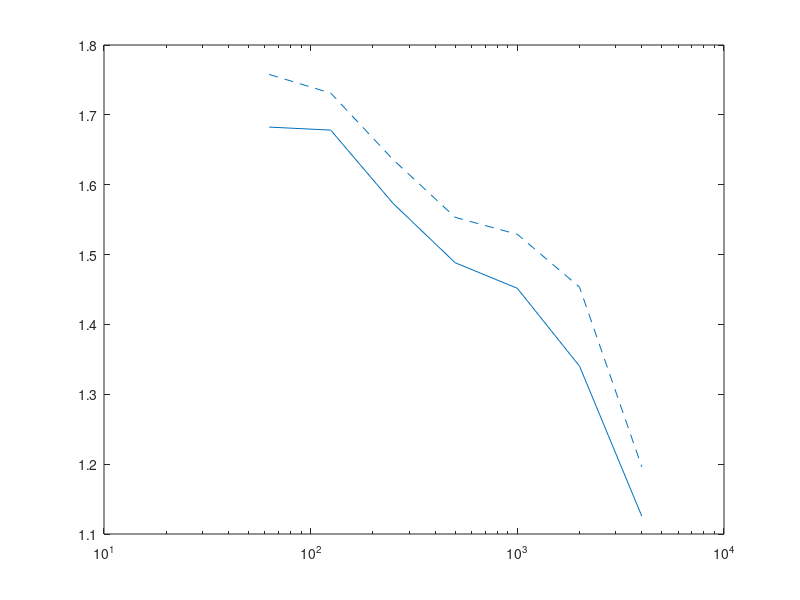

This chart was generated by the following MATLAB code: (Note: this script raises an error after producing the figure.)
clc
close all
clear

save_T = false;
%% reverb time and absorption of concert hall
% Mepfit Room  
% All tables are for the octave bands from 63 Hz to 4 kHz
f_oct = [63 125 250 500 1000 2000 4000];
c = 340;                                            % speed of sound

if save_T == false
    load T_max.mat;
end
%%

abs_occ = [0.6 0.62 0.72 0.76 0.81 0.84 0.85];        % absorption coeff seated
abs_empty = [0.54 0.58 0.68 0.72 0.77 0.78 0.80];      % absorption coeff empty
att_coeff = [0 0 0 0.001 0.002 0.004 0.0086];         % attanuation coeff

abs_absorber = [0.7 0.7	0.80 0.88 0.9 0.9 0.9];      % absorption coeff of absorber (example)
abs_absorber_low = [0.7 0.65 0.75 0.4 0.2 0.1 0.1];    % absorption coeff of low freq absorber
abs_absorber_lobby = [0.7 0.7 0.95 0.95 0.95 0.95 0.9];        % absorption coeff of absorber (example)
abs_absorber_low_lobby = [0.7 0.85 0.65 0.5 0.2 0.1 0.1];     % absorption coeff of low freq absorber

abs_wood = [0.15 0.15 0.11 0.10 0.07 0.06 0.07];
abs_glass = [0.20 0.18 0.06 0.04 0.05 0.02 0.02];
abs_brick = [0.03 0.03 0.03 0.03 0.04 0.05 0.07];
abs_stone = [0.01 0.01 0.01 0.015 0.02 0.02 0.02];
%%
% things you should adjust
V = 19400;                                          % Volume of concert hall
S_peraudiencemember = 0.5*0.5;                     % area per seat
S_absorber = 280;                                   % area of normal absorbers
S_absorber_low = 160;                               % area of low frequency absorbers
% 0/90 for high T_60
% 280/160 for low T_60

S_audience = 2300 * S_peraudiencemember;            % area of whole audience
S_concerthall_floor = 2000;
S_concerthall_wall = 5450 - S_concerthall_floor;


A_concerthall_wall = abs_wood*S_concerthall_wall;
A_concerthall_floor = abs_wood*S_concerthall_floor;
A_absorber = - S_absorber * log(1-abs_absorber);    % eq. absorption area of absorbers
A_absorber_low = - S_absorber_low * log(1-abs_absorber_low);

A_occ = - S_audience*log(1-abs_occ);                % eq. absorption area of audience
A_empty = - S_audience*log(1-abs_empty);            % eq. absorption area of seats

A_total_occ = A_concerthall_floor + A_concerthall_wall + A_absorber + A_absorber_low +  A_occ; 
A_total_empty = A_concerthall_floor + A_concerthall_wall + A_absorber + A_absorber_low +  A_empty; 

% reverb time when seated and empty
T_60_calc_occ = 24*log(10)*V./(c*(4*att_coeff*V + A_total_occ));
T_60_calc_empty = 24*log(10)*V./(c*(4*att_coeff*V + A_total_empty));

%% clarity
r = 1:0.1:50;       % distance

E_direct = zeros(1,length(r));
E_direct(:) = 100./r.^2;

E_early_empty = zeros(length(T_60_calc_empty), length(r));
E_late_empty = zeros(length(T_60_calc_empty), length(r));
C_80_empty = zeros(length(T_60_calc_empty), length(r));     % clarity when emtpy

E_early_occ = zeros(length(T_60_calc_occ), length(r));
E_late_occ = zeros(length(T_60_calc_occ), length(r));
C_80_occ = zeros(length(T_60_calc_occ), length(r));         % clarity when fully seated

for i = 1:length(T_60_calc_empty)

    E_early_empty(i,:) = (31200*T_60_calc_empty(i)/V)*exp(-0.04.*r./T_60_calc_empty(i))*(1-exp(-1.11/T_60_calc_empty(i)));
    E_late_empty(i,:) = (31200*T_60_calc_empty(i)/V)*exp(-0.04.*r./T_60_calc_empty(i))*exp(-1.11/T_60_calc_empty(i));
    C_80_empty(i,:) = 10*log10((E_direct+E_early_empty(i,:))./E_late_empty(i,:));

    E_early_occ(i,:) = (31200*T_60_calc_occ(i)/V)*exp(-0.04.*r./T_60_calc_occ(i))*(1-exp(-1.11/T_60_calc_occ(i)));
    E_late_occ(i,:) = (31200*T_60_calc_occ(i)/V)*exp(-0.04.*r./T_60_calc_occ(i))*exp(-1.11/T_60_calc_occ(i));
    C_80_occ(i,:) = 10*log10((E_direct+E_early_empty(i,:))./E_late_empty(i,:));
end

%% strength

A = 0.163*V./T_60_calc_occ;             % equivilant absorption area
Q = 1;                                  % directivity
delta = 6.91./T_60_calc_empty;          % decay
ref = Q/(4*pi*10^2);                    % reference
dir = Q./(4*pi*r.^2);                   % direct component

diff = zeros(length(A), length(r));     % diffuse component
G = zeros(length(A), length(r));

for i = 1:length(A)
    diff(i,:) = 4./A(i) * exp(-2*delta(i)*r./c);
    G(i,:) = 10*log10((dir + diff(i,:))./ref);  % Strength for all six octave bands
end

%% rehersal room

% things you should adjust 
S_absorber_rehersal = 80;
S_absorber_low_rehersal = 30; 

n_person = 1:50;                             % number of people in rehersal room
V_rehersal = 1470;                       % Volume of rehersal room
S_wall = 400 + 245 + 245;         % area of the walls, floor and ceiling in rehersal room
% end

A_absorber_rehersal = - S_absorber_rehersal * log(1-abs_absorber);
A_absorber_rehersal_low = - S_absorber_low_rehersal * log(1-abs_absorber_low);
A_person = [0.02 0.05 0.16 0.25 0.58 0.86 1.03]; % eq. absorption area per person
A_wall = S_wall*abs_wood;                   % eq. absorption area of walls


% reverberation time of rehersal room
T_60_rehersal = zeros(length(n_person), length(A_wall));
for i = n_person
    T_60_rehersal(i,:) = 0.163*V_rehersal./(n_person(i)*A_person + A_wall + A_absorber_rehersal_low + A_absorber_rehersal);
end

%% lobby

V_lobby = 50000;
S_ceiling_L = 5900;
S_walls_CH_L = 7000;
S_floor_L = 3310 - 1762;
S_window_L = 650;
S_absorber_L = 1000;
S_absorber_low_L = 1200;


A_ceiling_L = S_ceiling_L*abs_wood;
A_walls_L = S_walls_CH_L*abs_stone;
A_floor_L = S_floor_L*abs_stone;
A_window_L = S_window_L*abs_glass;
A_absorber_L = - S_absorber_L * log(1-abs_absorber_lobby);
A_absorber_low_L = - S_absorber_low_L * log(1-abs_absorber_low_lobby);
A_total_L = A_ceiling_L + A_walls_L + A_floor_L + A_window_L + A_absorber_L + A_absorber_low_L;


T_60_Lobby = 24*log(10)*V_lobby./(c*(4*att_coeff*V_lobby + A_total_L));

%%
if save_T
    T_max = [T_60_calc_empty; T_60_calc_occ];
    save('T_max.mat','T_max');
    %return;
end
%% Plots 
% adjust colors / add more colors
col1 = [0, 0.4470, 0.7410];
col2 = [0.8500 0.3250 0.0980];

%%
% T_60 in concert hall
fig_name = 'T_60_group2';
f = figure;
semilogx(f_oct, T_60_calc_empty,'--', 'Color', col1)
hold on
semilogx(f_oct, T_60_calc_occ, 'Color', col1)
semilogx(f_oct, T_max(1,:),'--', 'Color', col2)
semilogx(f_oct, T_max(2,:), 'Color', col2)
thickenall_big;
xticks(f_oct);
xticklabels({'63', '125', '250', '500', '1k', '2k', '4k'})
xlim([0 5000])
ylim([0 2.5])
xlabel('f in Hz')
ylabel('T_{60} in s')

%set(gcf, 'color', 'none');

exportPlot(f,'Plots/', fig_name, true)

%% plots

% clarity and strength
fig_name = 'C_80_G_group2';
f = figure;

plot(r, C_80_occ(4,:), 'Color', col1)
hold on
plot(r, G(4,:), 'Color', col2)
thickenall_big;
grid on
xlabel('Distance in m')
ylabel('C_{80}/G in dB')
%legend('Clarity C_{80}','Strength G')
xlim([5 35])
ylim([-2 10])
exportPlot(f,'Plots/', fig_name, true)

return;

% lobby
figure
semilogx(f_oct, T_60_Lobby)
hold on
grid on
thickenall_big;
xticks(f_oct);
xticklabels({'63', '125', '250', '500', '1k', '2k', '4k'})
%xlim([0 5000])
ylim([0 3])
xlabel('f in Hz')
ylabel('T_{60} in s')
legend('Lobby')

% T_60 in rehersal room
figure
semilogx(f_oct, T_60_rehersal(1,:))
hold on
grid on
semilogx(f_oct, T_60_rehersal(25,:))
semilogx(f_oct, T_60_rehersal(50,:))
thickenall_big;
xticks(f_oct);
xticklabels({'63', '125', '250', '500', '1k', '2k', '4k'})
%xlim([0 5000])
ylim([0 3])
xlabel('f in Hz')
ylabel('T_{60} in s')
legend('1 Musician','25 Musicians', '50 Musicians')
